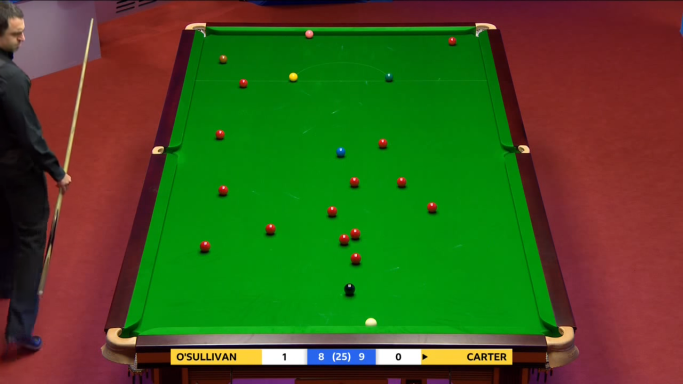
#> input picture examples/snooker1.jpg, 1366 x 768 px (shown at 1/2 size)
$ python -i snookerutils.py   (imports and definitions only)
#> lines starting #> are read from the running program, lines starting #| are printed output that depends on the picture; after the words box and inside, x2 and y2 are one past the last pixel; in counts of white or black regions, pixels touching at a corner belong together
### geometry.py
# -*- coding: utf-8 -*-
"""
Created on Sat Jun  9 16:00:46 2018

@author: haizui
"""

import math
import numpy as np

class Line:
    def __init__(self
                 , x1
                 , y1
                 , x2
                 , y2):
             self.x1 = x1
             self.y1 = y1
             self.x2 = x2
             self.y2 = y2
             self.pt1 = (x1,y1)
             self.pt2 = (x2,y2)

    def angle(self):
        return math.degrees(math.atan2(np.abs(self.y1-self.y2), np.abs(self.x1-self.x2)))

    def length(self):
        return np.sqrt((self.x1-self.x2)**2+(self.y1-self.y2)**2)

def intersectLines( pt1, pt2, ptA, ptB ):
    """ this returns the intersection of Line(pt1,pt2) and Line(ptA,ptB)

        returns a tuple: (xi, yi, valid, r, s), where
        (xi, yi) is the intersection
        r is the scalar multiple such that (xi,yi) = pt1 + r*(pt2-pt1)
        s is the scalar multiple such that (xi,yi) = pt1 + s*(ptB-ptA)
            valid == 0 if there are 0 or inf. intersections (invalid)
            valid == 1 if it has a unique intersection ON the segment    """

    DET_TOLERANCE = 0.00000001

    # the first line is pt1 + r*(pt2-pt1)
    # in component form:
    x1, y1 = pt1;   x2, y2 = pt2
    dx1 = x2 - x1;  dy1 = y2 - y1

    # the second line is ptA + s*(ptB-ptA)
    x, y = ptA;   xB, yB = ptB;
    dx = xB - x;  dy = yB - y;

    # we need to find the (typically unique) values of r and s
    # that will satisfy
    #
    # (x1, y1) + r(dx1, dy1) = (x, y) + s(dx, dy)
    #
    # which is the same as
    #
    #    [ dx1  -dx ][ r ] = [ x-x1 ]
    #    [ dy1  -dy ][ s ] = [ y-y1 ]
    #
    # whose solution is
    #
    #    [ r ] = _1_  [  -dy   dx ] [ x-x1 ]
    #    [ s ] = DET  [ -dy1  dx1 ] [ y-y1 ]
    #
    # where DET = (-dx1 * dy + dy1 * dx)
    #
    # if DET is too small, they're parallel
    #
    DET = (-dx1 * dy + dy1 * dx)

    if math.fabs(DET) < DET_TOLERANCE: return (0,0,0,0,0)

    # now, the determinant should be OK
    DETinv = 1.0/DET

    # find the scalar amount along the "self" segment
    r = DETinv * (-dy  * (x-x1) +  dx * (y-y1))

    # find the scalar amount along the input line
    s = DETinv * (-dy1 * (x-x1) + dx1 * (y-y1))

    # return the average of the two descriptions
    xi = (x1 + r*dx1 + x + s*dx)/2.0
    yi = (y1 + r*dy1 + y + s*dy)/2.0
    return ( xi, yi)

### snookerutils.py
# -*- coding: utf-8 -*-
"""
Created on Sat Jun  9 16:03:00 2018

@author: haizui
"""

import cv2
import numpy as np
from geometry import intersectLines, Line
import matplotlib.pyplot as plt

class Table:
    def __init__(self
                 , top
                 , right
                 , bottom
                 , left
                 ):
             self.top = top
             self.right = right
             self.bottom = bottom
             self.left = left

    def find_corners(self):
        left_top = intersectLines(self.top.pt1, self.top.pt2, self.left.pt1, self.left.pt2)
        left_bottom = intersectLines(self.bottom.pt1, self.bottom.pt2, self.left.pt1, self.left.pt2)
        right_top = intersectLines(self.top.pt1, self.top.pt2, self.right.pt1, self.right.pt2)
        right_bottom = intersectLines(self.bottom.pt1, self.bottom.pt2, self.right.pt1, self.right.pt2)
        return np.array([left_top, left_bottom, right_top, right_bottom])

def find_snooker_table_mask(img_rgb):
    # Lower and upper RGB values for finding green segments from the image
    lower = np.array([0,90,0])
    upper = np.array([90,185,90])
    # Only green parts from the image
    shapeMask = cv2.inRange(img_rgb, lower, upper)

    # Bit more processing to find out the whole shape
    kernel = np.ones((50, 50), np.uint8)
    closing = cv2.morphologyEx(shapeMask, cv2.MORPH_CLOSE, kernel)

    return closing

# [34 lines left out: functions find_green, find_black, find_white, not called in this run]

def find_snooker_table_corners(img_rgb):
    len_y, len_x, len_z = np.shape(img_rgb)
    closing = find_snooker_table_mask(img_rgb)
    edges = cv2.Canny(closing, 100, 200)

    # Finding lines from the green mask edges
    minLineLength = 100
    maxLineGap = 100

    lines = cv2.HoughLinesP(edges, 1, np.pi / 180, 50, None, minLineLength, maxLineGap)

    # Find out which edges of the table each line represents
    top_lines = np.array([])
    left_lines = np.array([])
    right_lines = np.array([])
    bottom_lines = np.array([])

    for line in lines:
        (x1,y1,x2,y2) = line[0]
        lineo = Line(x1, y1, x2, y2)
        # top
        if lineo.angle() < 30 and y1 < len_y/2:
            top_lines = np.append(top_lines, lineo)
        # bottom
        if lineo.angle() < 30 and y1 > len_y/2:
            bottom_lines = np.append(bottom_lines, lineo)
        # left
        if lineo.angle() > 30 and x1 < len_x/2:
            left_lines = np.append(left_lines, lineo)
        # right
        if lineo.angle() > 30 and x1 > len_x/2:
            right_lines = np.append(right_lines, lineo)

    # Find best = longest lines of each type
    # Top
    for line in top_lines:
        line_lengths = np.array([])
        line_lengths = np.append(line_lengths,[line.length()])
        top_line = top_lines[np.argmax(line_lengths)]
    # Bottom
    for line in bottom_lines:
        line_lengths = np.array([])
        line_lengths = np.append(line_lengths,[line.length()])
        bottom_line = bottom_lines[np.argmax(line_lengths)]
    # Left
    for line in left_lines:
        line_lengths = np.array([])
        line_lengths = np.append(line_lengths,[line.length()])
        left_line = left_lines[np.argmax(line_lengths)]
    # Right
    for line in right_lines:
        line_lengths = np.array([])
        line_lengths = np.append(line_lengths,[line.length()])
        right_line = right_lines[np.argmax(line_lengths)]

    # Only best lines
    lines = [top_line, bottom_line, left_line, right_line]

    # Create Table-object
    table = Table(top=top_line, bottom=bottom_line, left=left_line, right=right_line)
    corners = table.find_corners()

    return corners

# [134 lines left out: functions compare_rgb, select_ball, average_rgb, identify_ball, identify_balls, not called in this run]

def goodness(c1, c2):
    return np.sum(abs(c1-c2))

# [22 lines left out: function unwarp, not called in this run]

>>> import cv2
>>> picture = cv2.imread('examples/snooker1.jpg')
#> picture is the input picture: shape (768, 1366, 3); mean B, G, R 31, 85.3, 66.2
>>> result = find_snooker_table_corners(picture)
#> in find_snooker_table_mask, `shapeMask = cv2.inRange(img_rgb, lower, upper)`:
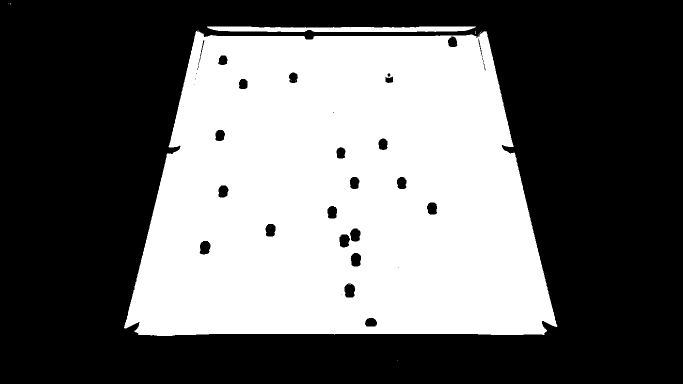
#> shapeMask: shape (768, 1366) (shown at 1/2 size); 41% white; 17 white regions (15 under 20 px), largest, box (x1, y1, x2, y2) and area: (248, 60, 1115, 672) 424774, (414, 53, 952, 64) 4867
#> in find_snooker_table_mask, `closing = cv2.morphologyEx(shapeMask, cv2.MORPH_CLOSE, kernel)`:
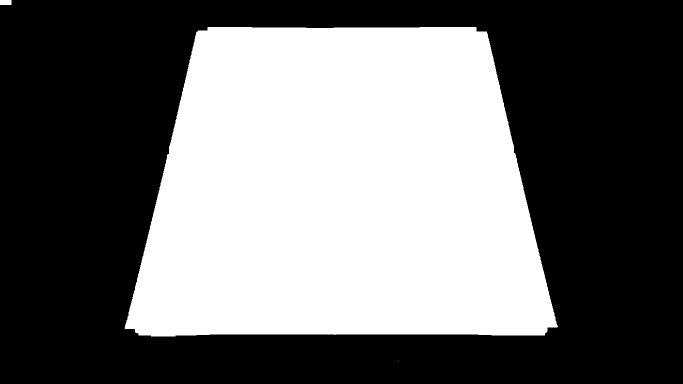
#> closing: shape (768, 1366) (shown at 1/2 size); 42.3% white; 3 white regions (1 under 20 px), largest, box (x1, y1, x2, y2) and area: (249, 54, 1116, 673) 443366, (0, 0, 23, 10) 230
#> in find_snooker_table_corners, `edges = cv2.Canny(closing, 100, 200)`:
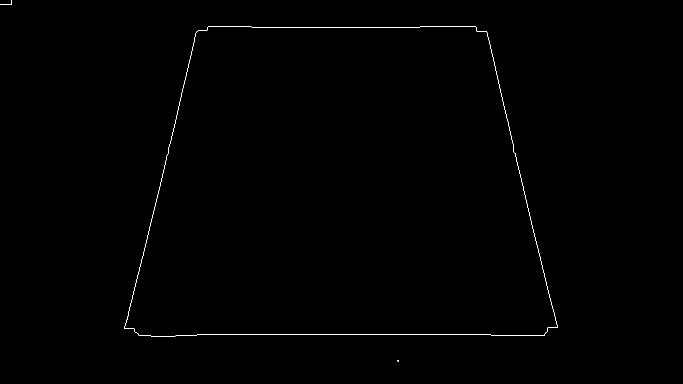
#> edges: shape (768, 1366) (shown at 1/2 size); 0.26% white in thin lines or dots, all inside (x1, y1, x2, y2) = (0, 0, 1116, 723)
#> in find_snooker_table_corners, `lines = cv2.HoughLinesP(edges, 1, np.pi / 180, 50, None, minLineLength..`: lines = [[420, 668, 955, 668], [415, 54, 839, 54], [249, 657, 337, 301], [974, 65, 1067, 465], [840, 53, 951, 53], [982, 670, 1089, 670], [330, 328, 391, 66], [1063, 447, 1114, 654]]
#> the loop in find_snooker_table_corners, `for line in lines:` made 8 passes
#> (x1, y1, x2, y2) on passes 1 to 8: (420, 668, 955, 668), (415, 54, 839, 54), (249, 657, 337, 301), (974, 65, 1067, 465), (840, 53, 951, 53), (982, 670, 1089, 670), (330, 328, 391, 66), (1063, 447, 1114, 654)
#> the loop in find_snooker_table_corners, `for line in top_lines:` made 2 passes
#> line_lengths on passes 1 to 2: [424], [111]
#> the loop in find_snooker_table_corners, `for line in bottom_lines:` made 2 passes
#> line_lengths on passes 1 to 2: [535], [107]
#> the loop in find_snooker_table_corners, `for line in left_lines:` made 2 passes
#> line_lengths on passes 1 to 2: [366.7], [269]
#> the loop in find_snooker_table_corners, `for line in right_lines:` made 2 passes
#> line_lengths on passes 1 to 2: [410.7], [213.2]
#> in find_snooker_table_corners, `corners = table.find_corners()`: corners = [[398.1, 54], [246.3, 668], [971.4, 54], [1114.2, 668]]
#> result has the same summary as corners in find_snooker_table_corners

$ run again, on examples/snooker2.png
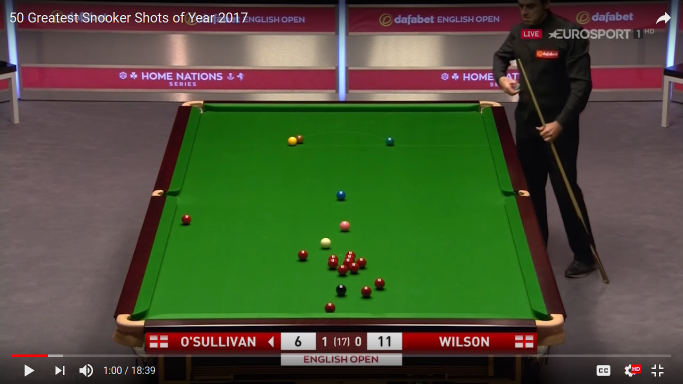
#> input picture examples/snooker2.png, 1366 x 768 px (shown at 1/2 size)
#> picture is the input picture: shape (768, 1366, 3); mean B, G, R 55.2, 81.1, 75.6
#> in find_snooker_table_mask, `shapeMask = cv2.inRange(img_rgb, lower, upper)`:
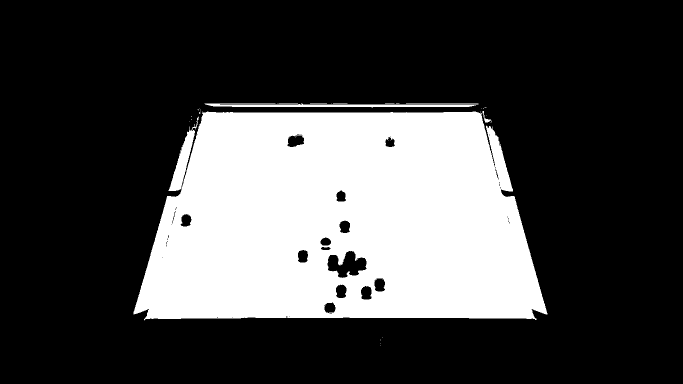
#> shapeMask: shape (768, 1366) (shown at 1/2 size); 27.4% white; 37 white regions (30 under 20 px), largest, box (x1, y1, x2, y2) and area: (267, 222, 1095, 641) 284214, (409, 207, 956, 215) 2780, (812, 207, 956, 208) 144
#> closing: shape (768, 1366); 29% white; 1 white region, box (x1, y1, x2, y2) and area: (268, 208, 1096, 693) 303887
#> in find_snooker_table_corners, `edges = cv2.Canny(closing, 100, 200)`:
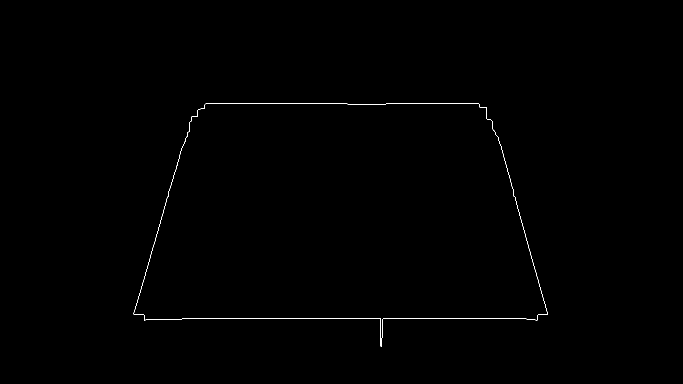
#> edges: shape (768, 1366) (shown at 1/2 size); 0.23% white in thin lines or dots, all inside (x1, y1, x2, y2) = (267, 207, 1096, 693)
#> lines = [[411, 207, 957, 207], [484, 636, 937, 636], [288, 637, 483, 637], [267, 628, 361, 302], [1026, 385, 1095, 628], [268, 629, 364, 295], [994, 272, 1090, 608], [996, 274, 1026, 380]]
#> the loop in find_snooker_table_corners, `for line in lines:` made 8 passes
#> (x1, y1, x2, y2) on passes 1 to 8: (411, 207, 957, 207), (484, 636, 937, 636), (288, 637, 483, 637), (267, 628, 361, 302), (1026, 385, 1095, 628), (268, 629, 364, 295), (994, 272, 1090, 608), (996, 274, 1026, 380)
#> the loop in find_snooker_table_corners, `for line in top_lines:` made 1 pass
#> line_lengths on pass 1: [546]
#> the loop in find_snooker_table_corners, `for line in bottom_lines:` made 2 passes
#> line_lengths on passes 1 to 2: [453], [195]
#> the loop in find_snooker_table_corners, `for line in left_lines:` made 2 passes
#> line_lengths on passes 1 to 2: [339.3], [347.5]
#> the loop in find_snooker_table_corners, `for line in right_lines:` made 3 passes
#> line_lengths on passes 1 to 3: [252.6], [349.4], [110.2]
#> corners = [[388.4, 207], [264.7, 636], [975.5, 207], [1097.3, 636]]
#> result has the same summary as corners in find_snooker_table_corners

$ run again, on examples/snooker3.png
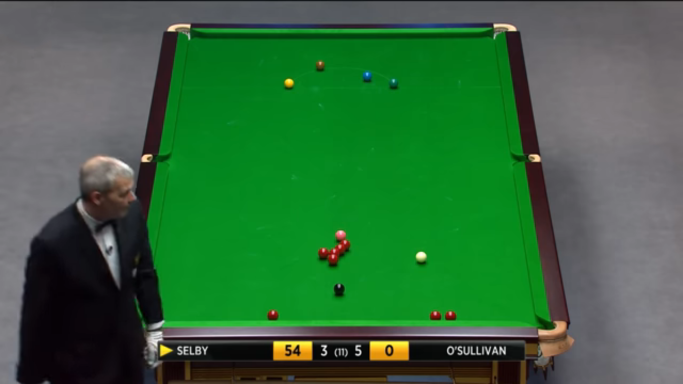
#> input picture examples/snooker3.png, 1366 x 768 px (shown at 1/2 size)
#> picture is the input picture: shape (768, 1366, 3); mean B, G, R 62, 104.2, 53.8
#> in find_snooker_table_mask, `shapeMask = cv2.inRange(img_rgb, lower, upper)`:
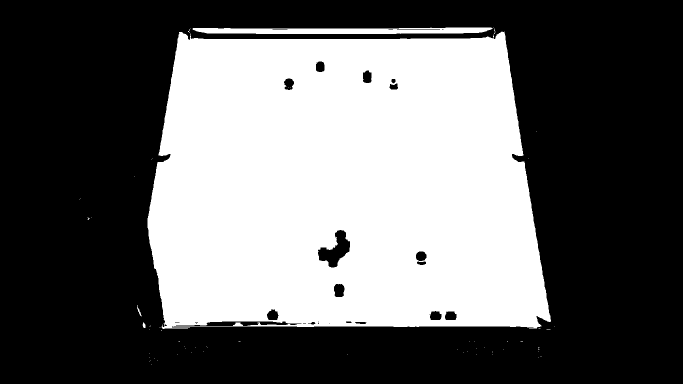
#> shapeMask: shape (768, 1366) (shown at 1/2 size); 40.3% white; 66 white regions (62 under 20 px), largest, box (x1, y1, x2, y2) and area: (295, 63, 1102, 658) 416138, (385, 55, 985, 68) 6239, (274, 610, 283, 633) 53, (285, 645, 291, 656) 47
#> closing: shape (768, 1366); 43% white; 4 white regions (2 under 20 px), largest, box (x1, y1, x2, y2) and area: (270, 56, 1111, 731) 451140, (176, 435, 184, 441) 21
#> in find_snooker_table_corners, `edges = cv2.Canny(closing, 100, 200)`:
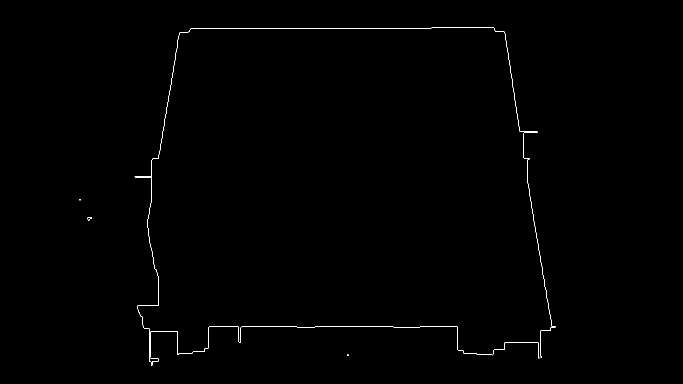
#> edges: shape (768, 1366) (shown at 1/2 size); 0.32% white in thin lines or dots, all inside (x1, y1, x2, y2) = (158, 55, 1111, 731)
#> lines = 16 rows, first 6: [418, 653, 914, 653], [381, 57, 799, 57], [1009, 64, 1102, 654], [863, 55, 987, 55], [1008, 63, 1085, 549], [319, 305, 356, 77]
#> the loop in find_snooker_table_corners, `for line in lines:` made 16 passes
#> (x1, y1, x2, y2) on passes 1 to 8: (418, 653, 914, 653), (381, 57, 799, 57), (1009, 64, 1102, 654), (863, 55, 987, 55), (1008, 63, 1085, 549), (319, 305, 356, 77), (787, 654, 915, 654), (297, 610, 299, 723)
#> the loop in find_snooker_table_corners, `for line in top_lines:` made 2 passes
#> line_lengths on passes 1 to 2: [418], [124]
#> the loop in find_snooker_table_corners, `for line in bottom_lines:` made 5 passes
#> line_lengths on passes 1 to 5: [496], [128], [165], [182], [153]
#> the loop in find_snooker_table_corners, `for line in left_lines:` made 7 passes
#> line_lengths on passes 1 to 7: [231], [113], [170], [120], [106], [186.3], [133.7]
#> the loop in find_snooker_table_corners, `for line in right_lines:` made 2 passes
#> line_lengths on passes 1 to 2: [597.3], [492.1]
#> corners = [[359.2, 57], [262.5, 653], [1007.9, 57], [1101.8, 653]]
#> result has the same summary as corners in find_snooker_table_corners

$ run again, on examples/snooker4.png
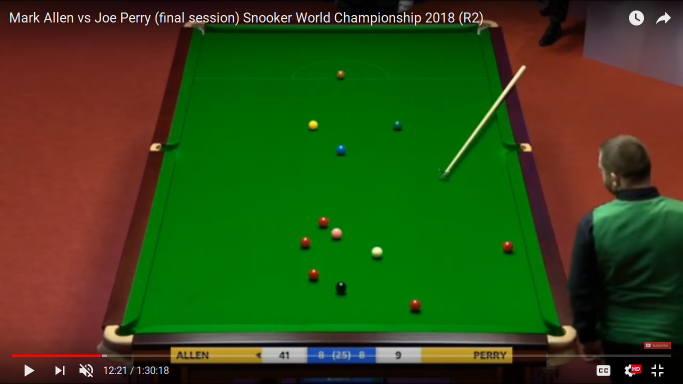
#> input picture examples/snooker4.png, 1366 x 768 px (shown at 1/2 size)
#> picture is the input picture: shape (768, 1366, 3); mean B, G, R 22.8, 74.1, 51
#> in find_snooker_table_mask, `shapeMask = cv2.inRange(img_rgb, lower, upper)`:
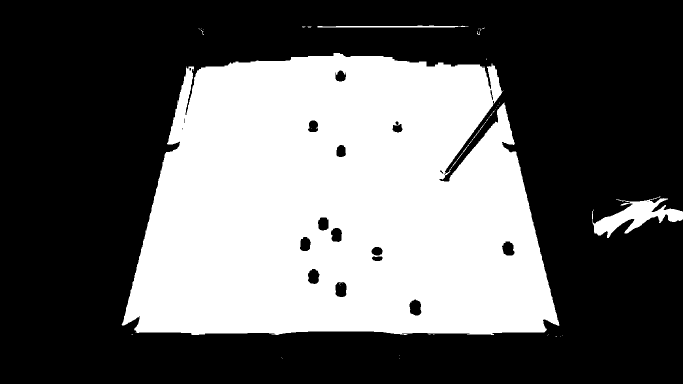
#> shapeMask: shape (768, 1366) (shown at 1/2 size); 38.2% white; 43 white regions (38 under 20 px), largest, box (x1, y1, x2, y2) and area: (243, 106, 1119, 670) 393665, (1184, 393, 1366, 476) 5833, (635, 51, 937, 55) 860, (938, 244, 972, 288) 64, (954, 62, 960, 70) 20
#> closing: shape (768, 1366); 39.7% white; 5 white regions, box (x1, y1, x2, y2) and area: (244, 107, 1127, 718) 406304, (1185, 394, 1366, 477) 8795, (605, 52, 938, 56) 1001, (955, 56, 970, 71) 119, (398, 57, 409, 71) 51
#> in find_snooker_table_corners, `edges = cv2.Canny(closing, 100, 200)`:
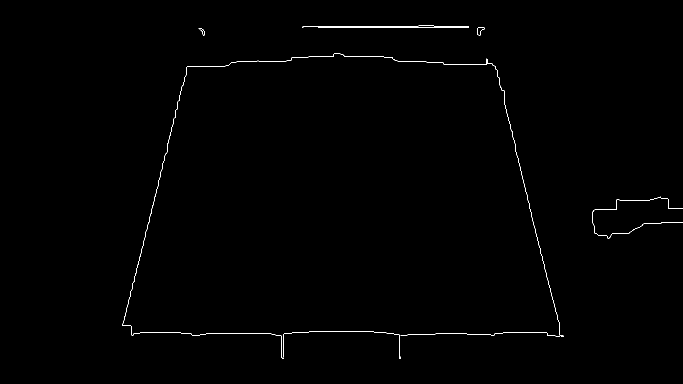
#> edges: shape (768, 1366) (shown at 1/2 size); 0.38% white in thin lines or dots, all inside (x1, y1, x2, y2) = (244, 51, 1366, 718)
#> lines = 16 rows, first 6: [245, 651, 374, 133], [605, 55, 968, 55], [637, 52, 936, 52], [382, 667, 572, 667], [1030, 297, 1123, 673], [1006, 665, 1119, 665]
#> the loop in find_snooker_table_corners, `for line in lines:` made 16 passes
#> (x1, y1, x2, y2) on passes 1 to 8: (245, 651, 374, 133), (605, 55, 968, 55), (637, 52, 936, 52), (382, 667, 572, 667), (1030, 297, 1123, 673), (1006, 665, 1119, 665), (798, 669, 988, 669), (618, 112, 766, 112)
#> the loop in find_snooker_table_corners, `for line in top_lines:` made 4 passes
#> line_lengths on passes 1 to 4: [363], [299], [148], [120]
#> the loop in find_snooker_table_corners, `for line in bottom_lines:` made 7 passes
#> line_lengths on passes 1 to 7: [190], [113], [190], [129], [119], [104], [167]
#> the loop in find_snooker_table_corners, `for line in left_lines:` made 2 passes
#> line_lengths on passes 1 to 2: [533.8], [196.7]
#> the loop in find_snooker_table_corners, `for line in right_lines:` made 3 passes
#> line_lengths on passes 1 to 3: [387.3], [282.3], [557.6]
#> corners = [[393.4, 55], [241, 667], [970.1, 55], [1121.5, 667]]
#> result has the same summary as corners in find_snooker_table_corners
